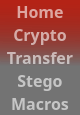
        <widget class="QFrame" name="LeftMenu">
         <property name="minimumSize">
          <size>
           <width>45</width>
           <height>0</height>
          </size>
         </property>
         <property name="maximumSize">
          <size>
           <width>80</width>
           <height>16777215</height>
          </size>
         </property>
         <property name="font">
          <font>
           <weight>50</weight>
           <bold>false</bold>
          </font>
         </property>
         <property name="styleSheet">
          <string notr="true">background-color: qlineargradient(spread:pad, x1:0.472, y1:0, x2:0.4669, y2:0.813, stop:0.0298507 rgba(180, 35, 22, 255), stop:0.706468 rgba(74, 74, 74, 100));
selection-background-color: qlineargradient(spread:pad, x1:0.507955, y1:1, x2:0.497299, y2:0, stop:0.0199005 rgba(45, 45, 45, 255), stop:0.880597 rgba(0, 0, 0, 255));</string>
         </property>
         <property name="frameShape">
          <enum>QFrame::NoFrame</enum>
         </property>
         <property name="frameShadow">
          <enum>QFrame::Raised</enum>
         </property>
         <layout class="QVBoxLayout" name="verticalLayout_3">
          <property name="spacing">
           <number>0</number>
          </property>
          <property name="leftMargin">
           <number>0</number>
          </property>
          <property name="topMargin">
           <number>0</number>
          </property>
          <property name="rightMargin">
           <number>0</number>
          </property>
          <property name="bottomMargin">
           <number>0</number>
          </property>
          <item>
           <widget class="QFrame" name="Buttons">
            <property name="minimumSize">
             <size>
              <width>80</width>
              <height>0</height>
             </size>
            </property>
            <property name="font">
             <font>
              <stylestrategy>PreferAntialias</stylestrategy>
             </font>
            </property>
            <property name="layoutDirection">
             <enum>Qt::LeftToRight</enum>
            </property>
            <property name="styleSheet">
             <string notr="true"/>
            </property>
            <property name="frameShape">
             <enum>QFrame::NoFrame</enum>
            </property>
            <property name="frameShadow">
             <enum>QFrame::Raised</enum>
            </property>
            <layout class="QVBoxLayout" name="verticalLayout_4">
             <property name="spacing">
              <number>0</number>
             </property>
             <property name="leftMargin">
              <number>0</number>
             </property>
             <property name="topMargin">
              <number>0</number>
             </property>
             <property name="rightMargin">
              <number>0</number>
             </property>
             <property name="bottomMargin">
              <number>0</number>
             </property>
             <item>
              <widget class="QPushButton" name="Home">
               <property name="sizePolicy">
                <sizepolicy hsizetype="Minimum" vsizetype="Expanding">
                 <horstretch>0</horstretch>
                 <verstretch>0</verstretch>
                </sizepolicy>
               </property>
               <property name="minimumSize">
                <size>
                 <width>45</width>
                 <height>0</height>
                </size>
               </property>
               <property name="maximumSize">
                <size>
                 <width>16777215</width>
                 <height>16777215</height>
                </size>
               </property>
               <property name="font">
                <font>
                 <family>Martyric Personal Use Only</family>
                 <pointsize>12</pointsize>
                 <weight>75</weight>
                 <italic>false</italic>
                 <bold>true</bold>
                </font>
               </property>
               <property name="styleSheet">
                <string notr="true">QPushButton {
	color: rgba(255, 255, 255, 150);
	background-color: rgba(0, 0, 0, 0);
	border: 0px solid;
}

QPushButton::hover {
	
	color: rgba(255, 255, 255, 195);
	border: 0px solid;
	background-color: qlineargradient(spread:pad, x1:0.472, y1:0, x2:0.4669, y2:0.813, stop:0.0298507 rgba(180, 35, 22, 255), stop:0.706468 rgba(74, 74, 74, 255));
}</string>
               </property>
               <property name="text">
                <string>Home</string>
               </property>
              </widget>
             </item>
             <item>
              <widget class="QPushButton" name="Crypto">
               <property name="sizePolicy">
                <sizepolicy hsizetype="Minimum" vsizetype="Expanding">
                 <horstretch>0</horstretch>
                 <verstretch>0</verstretch>
                </sizepolicy>
               </property>
               <property name="minimumSize">
                <size>
                 <width>45</width>
                 <height>0</height>
                </size>
               </property>
               <property name="maximumSize">
                <size>
                 <width>16777215</width>
                 <height>16777215</height>
                </size>
               </property>
               <property name="font">
                <font>
                 <family>Martyric Personal Use Only</family>
                 <pointsize>12</pointsize>
                 <weight>75</weight>
                 <italic>false</italic>
                 <bold>true</bold>
                </font>
               </property>
               <property name="styleSheet">
                <string notr="true">QPushButton {
	color: rgba(255, 255, 255, 150);
	background-color: rgba(0, 0, 0, 0);
	border: 0px solid;
}

QPushButton::hover {
	
	color: rgba(255, 255, 255, 195);
	border: 0px solid;
	background-color: qlineargradient(spread:pad, x1:0.472, y1:0, x2:0.4669, y2:0.813, stop:0.0298507 rgba(180, 35, 22, 255), stop:0.706468 rgba(74, 74, 74, 255));
}</string>
               </property>
               <property name="text">
                <string>Crypto</string>
               </property>
              </widget>
             </item>
             <item>
              <widget class="QPushButton" name="FileShare">
               <property name="sizePolicy">
                <sizepolicy hsizetype="Minimum" vsizetype="Expanding">
                 <horstretch>0</horstretch>
                 <verstretch>0</verstretch>
                </sizepolicy>
               </property>
               <property name="minimumSize">
                <size>
                 <width>45</width>
                 <height>0</height>
                </size>
               </property>
               <property name="maximumSize">
                <size>
                 <width>16777215</width>
                 <height>16777215</height>
                </size>
               </property>
               <property name="font">
                <font>
                 <family>Martyric Personal Use Only</family>
                 <pointsize>12</pointsize>
                 <weight>75</weight>
                 <italic>false</italic>
                 <bold>true</bold>
                </font>
               </property>
               <property name="styleSheet">
                <string notr="true">QPushButton {
	color: rgba(255, 255, 255, 150);
	background-color: rgba(0, 0, 0, 0);
	border: 0px solid;
}

QPushButton::hover {
	
	color: rgba(255, 255, 255, 195);
	border: 0px solid;
	background-color: qlineargradient(spread:pad, x1:0.472, y1:0, x2:0.4669, y2:0.813, stop:0.0298507 rgba(180, 35, 22, 255), stop:0.706468 rgba(74, 74, 74, 255));
}</string>
               </property>
               <property name="text">
                <string>Transfer</string>
               </property>
              </widget>
             </item>
             <item>
              <widget class="QPushButton" name="Stego">
               <property name="sizePolicy">
                <sizepolicy hsizetype="Minimum" vsizetype="Expanding">
                 <horstretch>0</horstretch>
                 <verstretch>0</verstretch>
                </sizepolicy>
               </property>
               <property name="minimumSize">
                <size>
                 <width>45</width>
                 <height>0</height>
                </size>
               </property>
               <property name="maximumSize">
                <size>
                 <width>16777215</width>
                 <height>16777215</height>
                </size>
               </property>
               <property name="font">
                <font>
                 <family>Martyric Personal Use Only</family>
                 <pointsize>12</pointsize>
                 <weight>75</weight>
                 <italic>false</italic>
                 <bold>true</bold>
                </font>
               </property>
               <property name="styleSheet">
                <string notr="true">QPushButton {
	color: rgba(255, 255, 255, 150);
	background-color: rgba(0, 0, 0, 0);
	border: 0px solid;
}

QPushButton::hover {
	
	color: rgba(255, 255, 255, 195);
	border: 0px solid;
	background-color: qlineargradient(spread:pad, x1:0.526726, y1:0.966, x2:0.487, y2:0, stop:0.0845771 rgba(78, 59, 58, 255), stop:0.567164 rgba(74, 74, 74, 255));
}</string>
               </property>
               <property name="text">
                <string>Stego</string>
               </property>
              </widget>
             </item>
             <item>
              <widget class="QPushButton" name="Encoder">
               <property name="sizePolicy">
                <sizepolicy hsizetype="Minimum" vsizetype="Expanding">
                 <horstretch>0</horstretch>
                 <verstretch>0</verstretch>
                </sizepolicy>
               </property>
               <property name="minimumSize">
                <size>
                 <width>45</width>
                 <height>0</height>
                </size>
               </property>
               <property name="maximumSize">
                <size>
                 <width>16777215</width>
                 <height>16777215</height>
                </size>
               </property>
               <property name="font">
                <font>
                 <family>Martyric Personal Use Only</family>
                 <pointsize>12</pointsize>
                 <weight>75</weight>
                 <italic>false</italic>
                 <bold>true</bold>
                </font>
               </property>
               <property name="styleSheet">
                <string notr="true">QPushButton {
	color: rgba(255, 255, 255, 150);
	background-color: rgba(0, 0, 0, 0);
	border: 0px solid;
}

QPushButton::hover {
	color: rgba(255, 255, 255, 195);
	border: 0px solid;
	background-color: qlineargradient(spread:pad, x1:0.526726, y1:0.966, x2:0.487, y2:0, stop:0.0845771 rgba(78, 59, 58, 255), stop:0.567164 rgba(74, 74, 74, 255));
}</string>
               </property>
               <property name="text">
                <string>Macros</string>
               </property>
              </widget>
             </item>
            </layout>
           </widget>
          </item>
         </layout>
        </widget>
